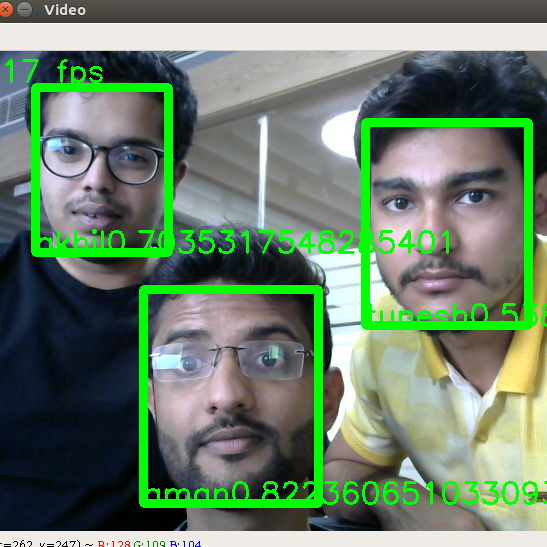
#> input picture images/facerec1.png, 547 x 547 px
$ python resize.py
#> lines starting #> are read from the running program, lines starting #| are printed output that depends on the picture
import cv2

im = cv2.imread('facerec1.png')
#> im is the input picture: shape (547, 547, 3); mean B, G, R 104.7, 127, 105.2
im1 = cv2.resize(im, (255, 255))
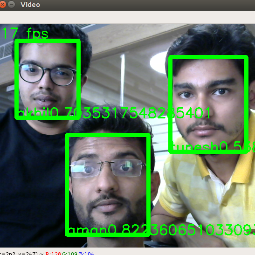
#> im1: shape (255, 255, 3); mean B, G, R 104.2, 126.9, 104.8
cv2.imwrite('recface.png', im1)

$ run again, with images/facerec.png copied over images/facerec1.png
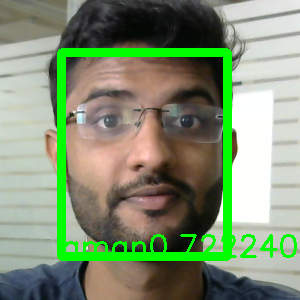
#> input picture images/facerec.png, 300 x 300 px
#> im is the input picture: shape (300, 300, 3); mean B, G, R 114.9, 145.3, 128.5
#> `im1 = cv2.resize(im, (255, 255))`:
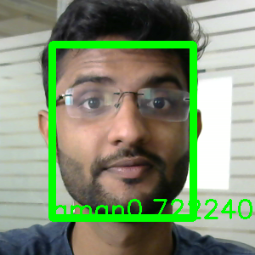
#> im1: shape (255, 255, 3); mean B, G, R 114.8, 145.2, 128.5
